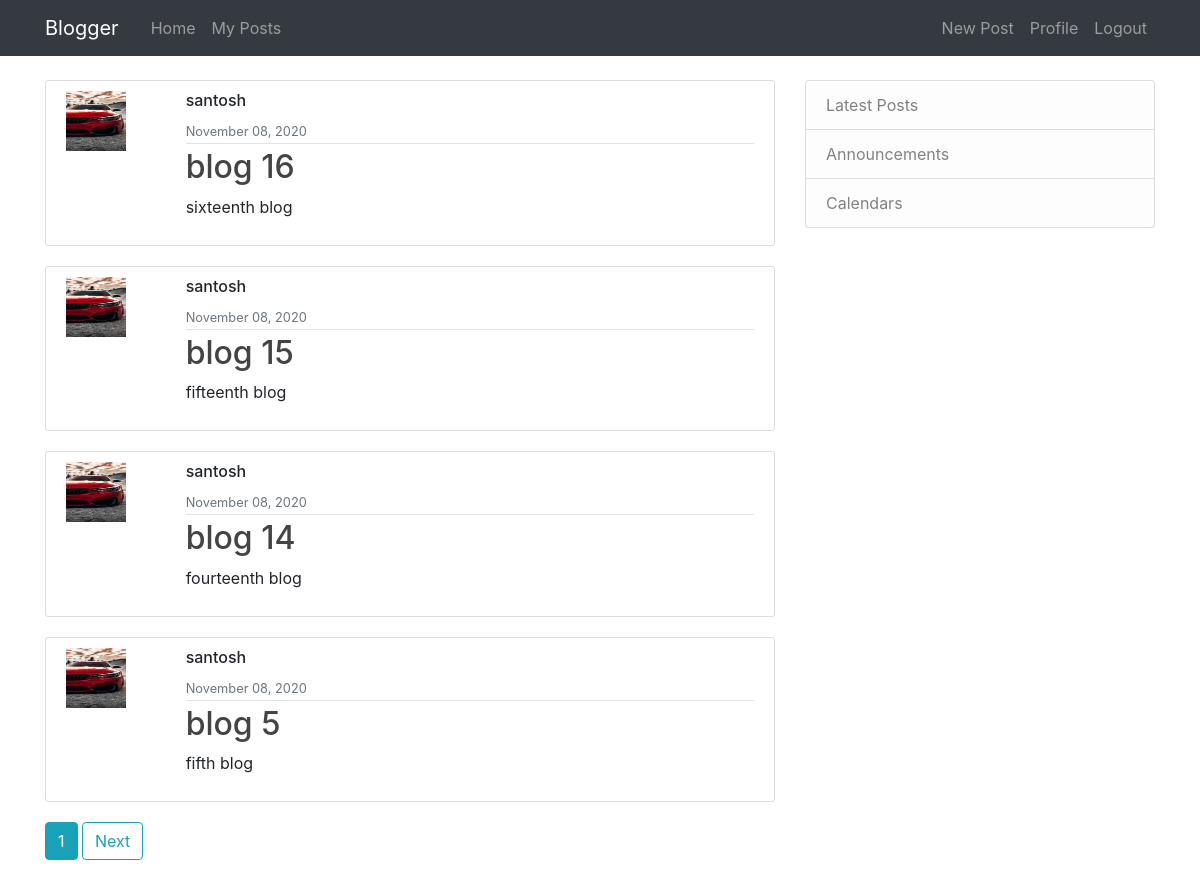
Page /home/myposts/santosh (signed in) on the committed database.
### blog/models.py (models this page shows, shortened)
class Post(models.Model):
    title=models.CharField(max_length=100)
    content=models.TextField()
    date=models.DateTimeField(default=timezone.now)
    author=models.ForeignKey(User,on_delete=models.CASCADE)

### users/models.py (models this page shows, shortened)
class Profile(models.Model):
    user=models.OneToOneField(User,on_delete=models.CASCADE)
    image = models.ImageField(default='default.jpg', upload_to='profile_pics')

### blog/views.py (the view)
# urls.py: path('home/myposts/<username>',MyPostListView.as_view(),name='my-posts'),
class MyPostListView(LoginRequiredMixin,ListView):
    model=Post
    template_name = 'blog/myposts.html'
    context_object_name = 'posts'
    paginate_by = 4
    def get_queryset(self):
        user=get_object_or_404(User,username=self.kwargs.get('username'))
        return Post.objects.filter(author=user).order_by('-date')

### blog/templates/blog/myposts.html (shortened to what this page needs)
{% extends "blog/base.html" %}
{% block content %}
    {% for post in posts %}
        <article class="media content-section">
          <div class="media-body row">
              <div class="col-sm-2"><img src="{{ post.author.profile.image.url }}" class="blog-image" width="60" height="60"></div>
              <div class="col">
                  <div class="article-metadata ">
                       <h6 class="mr-2" >{{ post.author }}</h6>
                        <small class="text-muted">{{ post.date|date:"F d, Y" }}</small>
                  </div>
                  <h2><a class="article-title" href="{% url 'post-detail' post.id%}">{{ post.title }}</a></h2>
                  <p class="article-content">{{ post.content }}</p>
              </div>
          </div>
        </article>
    {% endfor %}
    {% if is_paginated %}
        {% for num in page_obj.paginator.page_range %}
            {% if page_obj.number == num %}
                <a class="btn btn-info mb-4" href="?page={{ num }}">{{ num }}</a>
            {% endif %}
      {% endfor %}
      {% if page_obj.has_next %}
        <a class="btn btn-outline-info mb-4" href="?page={{ page_obj.next_page_number }}">Next</a>
      {% endif %}
    {% endif %}
{% endblock content %}

### blog/static/blog/main.css (style rules this page uses)
body { margin-top: 5rem; }
.content-section { background: #ffffff; padding: 10px 20px; border: 1px solid #dddddd; border-radius: 3px; margin-bottom: 20px; }
.article-title { color: #444444; }
.article-metadata { padding-bottom: 1px; margin-bottom: 4px; border-bottom: 1px solid #e3e3e3 }

### rows in the picture
Post: author.profile.image (picture), author "santosh", date "November 08, 2020", title "blog 16", content "sixteenth blog"
Post: author.profile.image (picture), author "santosh", date "November 08, 2020", title "blog 15", content "fifteenth blog"
Post: author.profile.image (picture), author "santosh", date "November 08, 2020", title "blog 14", content "fourteenth blog"
Post: author.profile.image (picture), author "santosh", date "November 08, 2020", title "blog 5", content "fifth blog"

### other values in the picture
{{ num }} "1"
